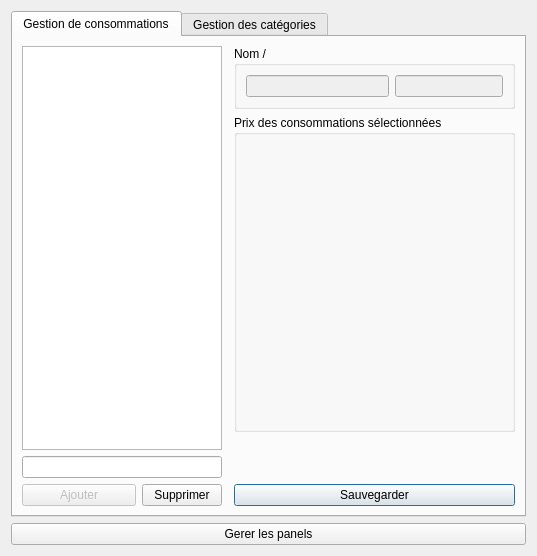
<?xml version="1.0" encoding="UTF-8"?>
<ui version="4.0">
 <class>ConsuptionManagmentWindow</class>
 <widget class="QDialog" name="ConsuptionManagmentWindow">
  <property name="geometry">
   <rect>
    <x>0</x>
    <y>0</y>
    <width>537</width>
    <height>556</height>
   </rect>
  </property>
  <property name="baseSize">
   <size>
    <width>1</width>
    <height>0</height>
   </size>
  </property>
  <property name="windowTitle">
   <string>Gestion consommations</string>
  </property>
  <layout class="QGridLayout" name="gridLayout">
   <item row="0" column="0">
    <widget class="QTabWidget" name="tabs">
     <property name="tabShape">
      <enum>QTabWidget::Rounded</enum>
     </property>
     <property name="currentIndex">
      <number>0</number>
     </property>
     <property name="documentMode">
      <bool>false</bool>
     </property>
     <property name="tabsClosable">
      <bool>false</bool>
     </property>
     <property name="movable">
      <bool>false</bool>
     </property>
     <widget class="QWidget" name="tab_manage_consumptions">
      <attribute name="title">
       <string>Gestion de consommations</string>
      </attribute>
      <layout class="QGridLayout" name="gridLayout_2">
       <item row="5" column="0">
        <widget class="Input" name="input_product">
         <property name="sizePolicy">
          <sizepolicy hsizetype="Fixed" vsizetype="Fixed">
           <horstretch>0</horstretch>
           <verstretch>0</verstretch>
          </sizepolicy>
         </property>
         <property name="minimumSize">
          <size>
           <width>200</width>
           <height>0</height>
          </size>
         </property>
         <property name="maximumSize">
          <size>
           <width>200</width>
           <height>16777215</height>
          </size>
         </property>
        </widget>
       </item>
       <item row="6" column="3">
        <widget class="QPushButton" name="input_product_save">
         <property name="text">
          <string>Sauvegarder</string>
         </property>
        </widget>
       </item>
       <item row="6" column="0">
        <widget class="QWidget" name="widget_2" native="true">
         <property name="minimumSize">
          <size>
           <width>200</width>
           <height>0</height>
          </size>
         </property>
         <property name="maximumSize">
          <size>
           <width>200</width>
           <height>16777215</height>
          </size>
         </property>
         <layout class="QHBoxLayout" name="horizontalLayout_3">
          <property name="leftMargin">
           <number>0</number>
          </property>
          <property name="topMargin">
           <number>0</number>
          </property>
          <property name="rightMargin">
           <number>0</number>
          </property>
          <property name="bottomMargin">
           <number>0</number>
          </property>
          <item>
           <widget class="QPushButton" name="button_product_add">
            <property name="enabled">
             <bool>false</bool>
            </property>
            <property name="sizePolicy">
             <sizepolicy hsizetype="Expanding" vsizetype="Fixed">
              <horstretch>0</horstretch>
              <verstretch>0</verstretch>
             </sizepolicy>
            </property>
            <property name="text">
             <string>Ajouter</string>
            </property>
           </widget>
          </item>
          <item>
           <widget class="QPushButton" name="button_product_del">
            <property name="text">
             <string>Supprimer</string>
            </property>
           </widget>
          </item>
         </layout>
        </widget>
       </item>
       <item row="0" column="0" rowspan="5" colspan="2">
        <widget class="ConsumptionList" name="products">
         <property name="sizePolicy">
          <sizepolicy hsizetype="Fixed" vsizetype="Expanding">
           <horstretch>0</horstretch>
           <verstretch>0</verstretch>
          </sizepolicy>
         </property>
         <property name="minimumSize">
          <size>
           <width>200</width>
           <height>0</height>
          </size>
         </property>
         <property name="maximumSize">
          <size>
           <width>200</width>
           <height>16777215</height>
          </size>
         </property>
         <property name="editTriggers">
          <set>QAbstractItemView::NoEditTriggers</set>
         </property>
         <property name="selectionMode">
          <enum>QAbstractItemView::ExtendedSelection</enum>
         </property>
         <property name="selectionBehavior">
          <enum>QAbstractItemView::SelectRows</enum>
         </property>
         <property name="sortingEnabled">
          <bool>true</bool>
         </property>
         <attribute name="headerVisible">
          <bool>false</bool>
         </attribute>
         <column>
          <property name="text">
           <string>Produits</string>
          </property>
         </column>
        </widget>
       </item>
       <item row="1" column="3">
        <widget class="ConsumptionPrices" name="prices">
         <property name="sizePolicy">
          <sizepolicy hsizetype="Expanding" vsizetype="Preferred">
           <horstretch>0</horstretch>
           <verstretch>0</verstretch>
          </sizepolicy>
         </property>
         <property name="title">
          <string>Prix des consommations sélectionnées</string>
         </property>
         <layout class="QVBoxLayout" name="verticalLayout_2">
          <property name="spacing">
           <number>0</number>
          </property>
          <property name="leftMargin">
           <number>0</number>
          </property>
          <property name="topMargin">
           <number>0</number>
          </property>
          <property name="rightMargin">
           <number>0</number>
          </property>
          <property name="bottomMargin">
           <number>0</number>
          </property>
          <item>
           <spacer name="verticalSpacer_2">
            <property name="orientation">
             <enum>Qt::Vertical</enum>
            </property>
            <property name="sizeHint" stdset="0">
             <size>
              <width>20</width>
              <height>40</height>
             </size>
            </property>
           </spacer>
          </item>
         </layout>
        </widget>
       </item>
       <item row="0" column="3">
        <widget class="QGroupBox" name="groupBox">
         <property name="title">
          <string>Nom / </string>
         </property>
         <layout class="QGridLayout" name="gridLayout_5">
          <item row="0" column="0">
           <widget class="Input" name="name_input">
            <property name="enabled">
             <bool>false</bool>
            </property>
           </widget>
          </item>
          <item row="0" column="1">
           <widget class="Input" name="percentage_input">
            <property name="enabled">
             <bool>false</bool>
            </property>
            <property name="sizePolicy">
             <sizepolicy hsizetype="Maximum" vsizetype="Fixed">
              <horstretch>0</horstretch>
              <verstretch>0</verstretch>
             </sizepolicy>
            </property>
            <property name="placeholderText">
             <string/>
            </property>
           </widget>
          </item>
         </layout>
        </widget>
       </item>
      </layout>
     </widget>
     <widget class="QWidget" name="tab_manage_categories">
      <attribute name="title">
       <string>Gestion des catégories</string>
      </attribute>
      <layout class="QGridLayout" name="gridLayout_3">
       <item row="2" column="2">
        <widget class="QGroupBox" name="category_color">
         <property name="sizePolicy">
          <sizepolicy hsizetype="Minimum" vsizetype="Maximum">
           <horstretch>0</horstretch>
           <verstretch>0</verstretch>
          </sizepolicy>
         </property>
         <property name="title">
          <string>Couleur</string>
         </property>
         <layout class="QGridLayout" name="gridLayout_4">
          <item row="0" column="0">
           <widget class="QPushButton" name="color_button">
            <property name="enabled">
             <bool>false</bool>
            </property>
            <property name="text">
             <string>changer la couleur</string>
            </property>
           </widget>
          </item>
         </layout>
        </widget>
       </item>
       <item row="8" column="2">
        <widget class="QPushButton" name="button_cat_price">
         <property name="enabled">
          <bool>false</bool>
         </property>
         <property name="text">
          <string>Ajouter un prix</string>
         </property>
        </widget>
       </item>
       <item row="9" column="0">
        <widget class="QWidget" name="widget" native="true">
         <property name="minimumSize">
          <size>
           <width>200</width>
           <height>0</height>
          </size>
         </property>
         <property name="maximumSize">
          <size>
           <width>200</width>
           <height>16777215</height>
          </size>
         </property>
         <layout class="QHBoxLayout" name="horizontalLayout_2">
          <property name="spacing">
           <number>6</number>
          </property>
          <property name="leftMargin">
           <number>0</number>
          </property>
          <property name="topMargin">
           <number>0</number>
          </property>
          <property name="rightMargin">
           <number>0</number>
          </property>
          <property name="bottomMargin">
           <number>0</number>
          </property>
          <item>
           <widget class="QPushButton" name="button_cat_add">
            <property name="enabled">
             <bool>false</bool>
            </property>
            <property name="sizePolicy">
             <sizepolicy hsizetype="Expanding" vsizetype="Fixed">
              <horstretch>1</horstretch>
              <verstretch>0</verstretch>
             </sizepolicy>
            </property>
            <property name="minimumSize">
             <size>
              <width>0</width>
              <height>0</height>
             </size>
            </property>
            <property name="maximumSize">
             <size>
              <width>16777215</width>
              <height>16777215</height>
             </size>
            </property>
            <property name="baseSize">
             <size>
              <width>132</width>
              <height>0</height>
             </size>
            </property>
            <property name="text">
             <string>Ajouter</string>
            </property>
           </widget>
          </item>
          <item>
           <widget class="QPushButton" name="button_cat_del">
            <property name="sizePolicy">
             <sizepolicy hsizetype="Minimum" vsizetype="Fixed">
              <horstretch>0</horstretch>
              <verstretch>0</verstretch>
             </sizepolicy>
            </property>
            <property name="minimumSize">
             <size>
              <width>0</width>
              <height>0</height>
             </size>
            </property>
            <property name="maximumSize">
             <size>
              <width>16777215</width>
              <height>16777215</height>
             </size>
            </property>
            <property name="font">
             <font>
              <weight>50</weight>
              <bold>false</bold>
             </font>
            </property>
            <property name="cursor">
             <cursorShape>ArrowCursor</cursorShape>
            </property>
            <property name="text">
             <string>Supprimer</string>
            </property>
           </widget>
          </item>
         </layout>
        </widget>
       </item>
       <item row="8" column="0">
        <widget class="Input" name="input_cat">
         <property name="sizePolicy">
          <sizepolicy hsizetype="Expanding" vsizetype="Fixed">
           <horstretch>0</horstretch>
           <verstretch>0</verstretch>
          </sizepolicy>
         </property>
         <property name="minimumSize">
          <size>
           <width>200</width>
           <height>0</height>
          </size>
         </property>
         <property name="maximumSize">
          <size>
           <width>200</width>
           <height>16777215</height>
          </size>
         </property>
         <property name="baseSize">
          <size>
           <width>200</width>
           <height>0</height>
          </size>
         </property>
        </widget>
       </item>
       <item row="0" column="2">
        <widget class="QGroupBox" name="groupBox_2">
         <property name="title">
          <string>Nom</string>
         </property>
         <layout class="QGridLayout" name="gridLayout_6">
          <item row="0" column="0">
           <widget class="QLineEdit" name="cat_name_input">
            <property name="enabled">
             <bool>false</bool>
            </property>
           </widget>
          </item>
         </layout>
        </widget>
       </item>
       <item row="9" column="2">
        <widget class="QPushButton" name="button_cat_save">
         <property name="enabled">
          <bool>false</bool>
         </property>
         <property name="text">
          <string>Sauvegarder la catégorie</string>
         </property>
        </widget>
       </item>
       <item row="1" column="2">
        <widget class="QGroupBox" name="category_type">
         <property name="sizePolicy">
          <sizepolicy hsizetype="Minimum" vsizetype="Maximum">
           <horstretch>0</horstretch>
           <verstretch>0</verstretch>
          </sizepolicy>
         </property>
         <property name="title">
          <string>Type</string>
         </property>
         <layout class="QVBoxLayout" name="verticalLayout_3">
          <property name="spacing">
           <number>0</number>
          </property>
          <property name="leftMargin">
           <number>9</number>
          </property>
          <property name="topMargin">
           <number>9</number>
          </property>
          <property name="rightMargin">
           <number>9</number>
          </property>
          <property name="bottomMargin">
           <number>9</number>
          </property>
          <item>
           <widget class="QCheckBox" name="checkbox_alcoholic">
            <property name="enabled">
             <bool>false</bool>
            </property>
            <property name="text">
             <string>Alcoolisé</string>
            </property>
           </widget>
          </item>
         </layout>
        </widget>
       </item>
       <item row="0" column="0" rowspan="8" colspan="2">
        <widget class="CategoryList" name="categories">
         <property name="sizePolicy">
          <sizepolicy hsizetype="Maximum" vsizetype="Expanding">
           <horstretch>0</horstretch>
           <verstretch>0</verstretch>
          </sizepolicy>
         </property>
         <property name="minimumSize">
          <size>
           <width>200</width>
           <height>0</height>
          </size>
         </property>
         <property name="maximumSize">
          <size>
           <width>200</width>
           <height>16777215</height>
          </size>
         </property>
         <property name="selectionMode">
          <enum>QAbstractItemView::SingleSelection</enum>
         </property>
        </widget>
       </item>
       <item row="3" column="2" rowspan="5">
        <widget class="CategoryPrices" name="category_prices">
         <property name="sizePolicy">
          <sizepolicy hsizetype="Expanding" vsizetype="Preferred">
           <horstretch>0</horstretch>
           <verstretch>0</verstretch>
          </sizepolicy>
         </property>
         <property name="minimumSize">
          <size>
           <width>200</width>
           <height>0</height>
          </size>
         </property>
         <property name="title">
          <string>Libellé des prix</string>
         </property>
         <layout class="QVBoxLayout" name="verticalLayout">
          <property name="spacing">
           <number>0</number>
          </property>
          <property name="leftMargin">
           <number>0</number>
          </property>
          <property name="topMargin">
           <number>0</number>
          </property>
          <property name="rightMargin">
           <number>0</number>
          </property>
          <property name="bottomMargin">
           <number>0</number>
          </property>
          <item>
           <spacer name="verticalSpacer">
            <property name="orientation">
             <enum>Qt::Vertical</enum>
            </property>
            <property name="sizeHint" stdset="0">
             <size>
              <width>20</width>
              <height>40</height>
             </size>
            </property>
           </spacer>
          </item>
         </layout>
        </widget>
       </item>
      </layout>
     </widget>
    </widget>
   </item>
   <item row="1" column="0">
    <widget class="QPushButton" name="panels_management_btn">
     <property name="text">
      <string>Gerer les panels</string>
     </property>
    </widget>
   </item>
  </layout>
 </widget>
 <customwidgets>
  <customwidget>
   <class>Input</class>
   <extends>QLineEdit</extends>
   <header>gui.input_widget</header>
  </customwidget>
  <customwidget>
   <class>ConsumptionPrices</class>
   <extends>QGroupBox</extends>
   <header>gui/products_management_window</header>
   <container>1</container>
  </customwidget>
  <customwidget>
   <class>CategoryPrices</class>
   <extends>QGroupBox</extends>
   <header>gui/products_management_window</header>
   <container>1</container>
  </customwidget>
  <customwidget>
   <class>CategoryList</class>
   <extends>QListWidget</extends>
   <header>gui/products_management_window</header>
  </customwidget>
  <customwidget>
   <class>ConsumptionList</class>
   <extends>QTreeWidget</extends>
   <header>gui/products_management_window</header>
  </customwidget>
 </customwidgets>
 <resources/>
 <connections>
  <connection>
   <sender>button_product_add</sender>
   <signal>clicked()</signal>
   <receiver>ConsuptionManagmentWindow</receiver>
   <slot>add_product()</slot>
   <hints>
    <hint type="sourcelabel">
     <x>108</x>
     <y>535</y>
    </hint>
    <hint type="destinationlabel">
     <x>204</x>
     <y>0</y>
    </hint>
   </hints>
  </connection>
  <connection>
   <sender>button_product_del</sender>
   <signal>clicked()</signal>
   <receiver>ConsuptionManagmentWindow</receiver>
   <slot>remove_product()</slot>
   <hints>
    <hint type="sourcelabel">
     <x>219</x>
     <y>535</y>
    </hint>
    <hint type="destinationlabel">
     <x>360</x>
     <y>0</y>
    </hint>
   </hints>
  </connection>
  <connection>
   <sender>input_product_save</sender>
   <signal>clicked()</signal>
   <receiver>ConsuptionManagmentWindow</receiver>
   <slot>save_product()</slot>
   <hints>
    <hint type="sourcelabel">
     <x>492</x>
     <y>535</y>
    </hint>
    <hint type="destinationlabel">
     <x>465</x>
     <y>0</y>
    </hint>
   </hints>
  </connection>
  <connection>
   <sender>button_cat_add</sender>
   <signal>clicked()</signal>
   <receiver>ConsuptionManagmentWindow</receiver>
   <slot>add_category()</slot>
   <hints>
    <hint type="sourcelabel">
     <x>130</x>
     <y>535</y>
    </hint>
    <hint type="destinationlabel">
     <x>119</x>
     <y>460</y>
    </hint>
   </hints>
  </connection>
  <connection>
   <sender>button_cat_del</sender>
   <signal>clicked()</signal>
   <receiver>ConsuptionManagmentWindow</receiver>
   <slot>remove_category()</slot>
   <hints>
    <hint type="sourcelabel">
     <x>219</x>
     <y>535</y>
    </hint>
    <hint type="destinationlabel">
     <x>221</x>
     <y>460</y>
    </hint>
   </hints>
  </connection>
  <connection>
   <sender>button_cat_save</sender>
   <signal>clicked()</signal>
   <receiver>ConsuptionManagmentWindow</receiver>
   <slot>save_category()</slot>
   <hints>
    <hint type="sourcelabel">
     <x>442</x>
     <y>535</y>
    </hint>
    <hint type="destinationlabel">
     <x>405</x>
     <y>460</y>
    </hint>
   </hints>
  </connection>
  <connection>
   <sender>input_cat</sender>
   <signal>returnPressed()</signal>
   <receiver>ConsuptionManagmentWindow</receiver>
   <slot>add_category()</slot>
   <hints>
    <hint type="sourcelabel">
     <x>194</x>
     <y>507</y>
    </hint>
    <hint type="destinationlabel">
     <x>178</x>
     <y>460</y>
    </hint>
   </hints>
  </connection>
  <connection>
   <sender>button_cat_price</sender>
   <signal>clicked()</signal>
   <receiver>ConsuptionManagmentWindow</receiver>
   <slot>add_category_price()</slot>
   <hints>
    <hint type="sourcelabel">
     <x>442</x>
     <y>507</y>
    </hint>
    <hint type="destinationlabel">
     <x>498</x>
     <y>291</y>
    </hint>
   </hints>
  </connection>
  <connection>
   <sender>categories</sender>
   <signal>currentItemChanged(QListWidgetItem*,QListWidgetItem*)</signal>
   <receiver>ConsuptionManagmentWindow</receiver>
   <slot>select_category()</slot>
   <hints>
    <hint type="sourcelabel">
     <x>104</x>
     <y>47</y>
    </hint>
    <hint type="destinationlabel">
     <x>3</x>
     <y>193</y>
    </hint>
   </hints>
  </connection>
  <connection>
   <sender>input_product</sender>
   <signal>returnPressed()</signal>
   <receiver>ConsuptionManagmentWindow</receiver>
   <slot>add_product()</slot>
   <hints>
    <hint type="sourcelabel">
     <x>81</x>
     <y>507</y>
    </hint>
    <hint type="destinationlabel">
     <x>79</x>
     <y>3</y>
    </hint>
   </hints>
  </connection>
  <connection>
   <sender>products</sender>
   <signal>itemSelectionChanged()</signal>
   <receiver>ConsuptionManagmentWindow</receiver>
   <slot>select_product()</slot>
   <hints>
    <hint type="sourcelabel">
     <x>165</x>
     <y>309</y>
    </hint>
    <hint type="destinationlabel">
     <x>41</x>
     <y>4</y>
    </hint>
   </hints>
  </connection>
  <connection>
   <sender>color_button</sender>
   <signal>clicked()</signal>
   <receiver>ConsuptionManagmentWindow</receiver>
   <slot>select_color()</slot>
   <hints>
    <hint type="sourcelabel">
     <x>431</x>
     <y>157</y>
    </hint>
    <hint type="destinationlabel">
     <x>420</x>
     <y>-13</y>
    </hint>
   </hints>
  </connection>
  <connection>
   <sender>panels_management_btn</sender>
   <signal>clicked()</signal>
   <receiver>ConsuptionManagmentWindow</receiver>
   <slot>panels_management_fnc()</slot>
   <hints>
    <hint type="sourcelabel">
     <x>268</x>
     <y>540</y>
    </hint>
    <hint type="destinationlabel">
     <x>268</x>
     <y>277</y>
    </hint>
   </hints>
  </connection>
 </connections>
 <slots>
  <slot>add_product()</slot>
  <slot>remove_product()</slot>
  <slot>save_product()</slot>
  <slot>add_category()</slot>
  <slot>remove_category()</slot>
  <slot>add_category_price()</slot>
  <slot>save_category()</slot>
  <slot>select_category()</slot>
  <slot>select_product()</slot>
  <slot>select_color()</slot>
  <slot>panels_management_fnc()</slot>
 </slots>
</ui>
